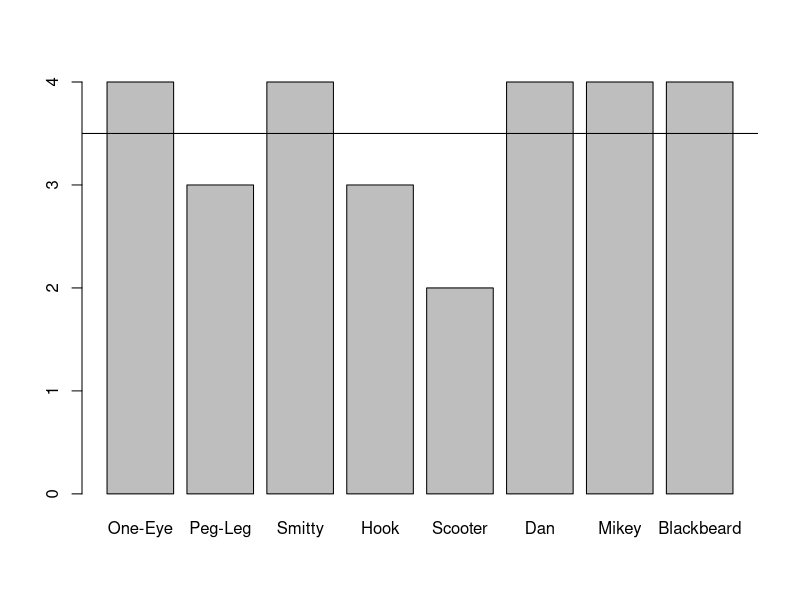
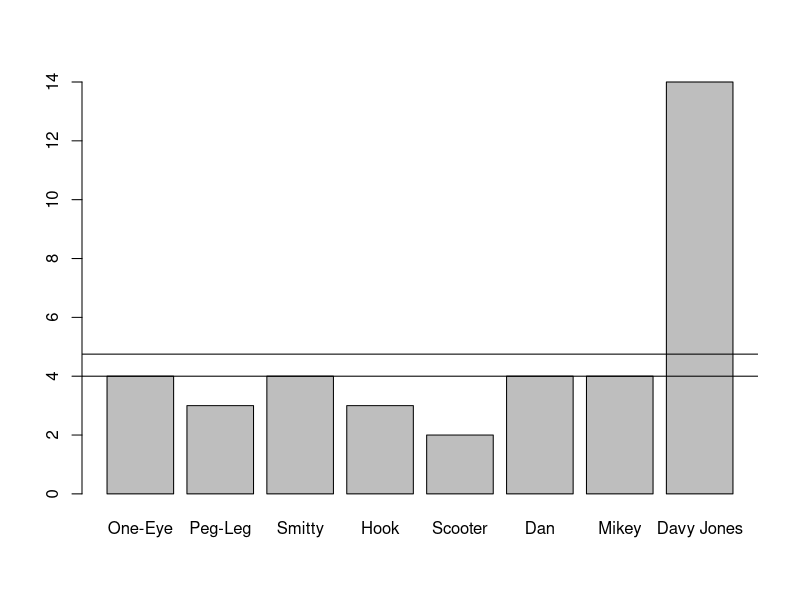
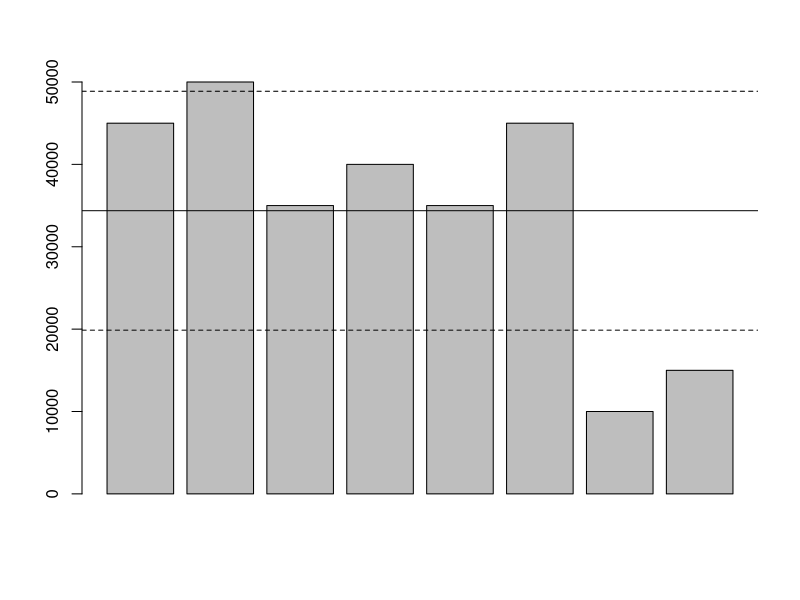

These charts were generated, in order, by the following R code:
# 4.1 mean
limbs <- c(4, 3, 4, 3, 2, 4, 4, 4)
names(limbs) <- c('One-Eye', 'Peg-Leg', 'Smitty', 'Hook', 'Scooter', 'Dan', 'Mikey', 'Blackbeard')

# find mean
mean(limbs)

# create barplot
barplot(limbs)

# create horizontal line with y intercept of mean
abline(h = mean(limbs))

#4.2 median
limbs <- c(4, 3, 4, 3, 2, 4, 4, 14)
names(limbs) <- c('One-Eye', 'Peg-Leg', 'Smitty', 'Hook',
                  'Scooter', 'Dan', 'Mikey', 'Davy Jones')

# demonstate that this outlier has skewed the mean
barplot(limbs)
abline(h =  mean(limbs))

# find median
median(limbs)

# create horizontal line with y intercept of median
abline(h = median(limbs))

# 4.3 standard deviation
pounds <- c(45000, 50000, 35000, 40000, 35000, 45000, 10000, 15000)
barplot(pounds)
meanValue <- mean(pounds)

# show mean values
abline(h = meanValue)

# find sd
deviation <- sd(pounds)

# add new line showing one sd above mean, lty give dotted line
abline(h = meanValue + deviation, lty = 2)

# add new line showiung one sd below the mean
abline(h = meanValue - deviation, lty = 2)
